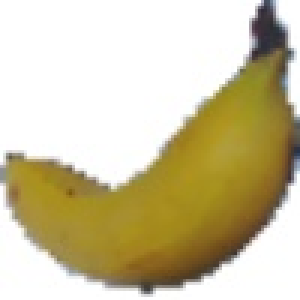
#> input picture data set creator/data/0_100.jpg, 100 x 100 px (shown 3 times larger); its folder holds 5 pictures in this run
$ jupyter execute --allow-errors final_image_sub_parts.ipynb   (shell and % lines are left out)
#> lines starting #> are read from the running program, lines starting #| are printed output that depends on the picture; after the words box and inside, x2 and y2 are one past the last pixel; in counts of white or black regions, pixels touching at a corner belong together
#> call 2 of load_images, with base_path = './data'
#> in load_images, x1 is the input picture: shape (100, 100, 3); mean R, G, B 206.4, 196.9, 163.1
#> in convert, `img=rgb2gray(img)`:
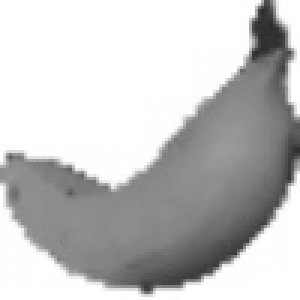
#> img: shape (100, 100) float64 (shown 3 times larger); min 0.171, max 1, mean 0.771
#> in convert, `img = feature.canny(img, 0.1, 0.2, 0.25)`:
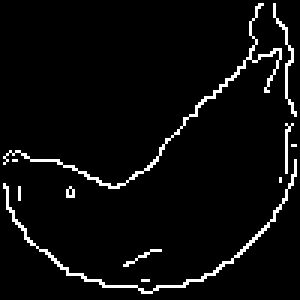
#> img: shape (100, 100) bool (shown 3 times larger); 4.5% white in thin lines or dots
#> the loop in change, `for i in img:` made 100 passes
#> after the loop in change, `for i in img:`: a = 100 items
#> call 2 of getfill, with path = './data/1.jpg'
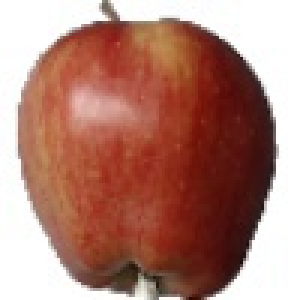
#> input picture data set creator/data/1.jpg, 100 x 100 px (shown 3 times larger)
#> in getfill, image is the input picture: shape (100, 100, 3); mean R, G, B 177, 130, 118.3
#> in getfill (call 2), `gray = rgb2gray(image)`:
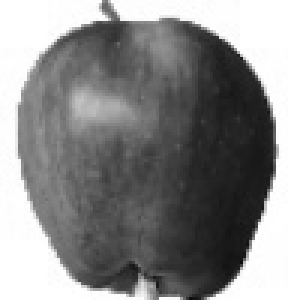
#> gray: shape (100, 100) float64 (shown 3 times larger); min 0.0486, max 1, mean 0.546
[cell 1]
from sklearn.cluster import KMeans
from collections import Counter
from matplotlib import pyplot as plt
import cv2
from sklearn.cluster import KMeans
from collections import Counter
from matplotlib import pyplot as plt
import cv2

Most dominant color finder
--
this function is used to find the most dominant color or the blend of most dominant color out for the image

- this program uses kmean clustering to find the most dominat color of all
- the default cluster are taken to be 6 ie predicts the blend of 6 most dominat colors but for our program we take 2 so we get white and the most dominant fruit color
- the color found form this functionis used to fill the fruit image

[cell 2]
#send the most dominat color except white
def findmin(arr):
    arr1=[0,0]
    for i in range (0,2):
        a0=arr[i][0]
        a1=arr[i][1]
        a2=arr[i][2]
        arr1[i]=abs(a0-a1)+abs(a0-a2)+abs(a1-a2)
    if(arr1[0]<arr1[1]):
        return arr[1]
    else:
        return arr[0]

#conver rbg to hexa decimal
def rgb2hex(rgb):
    hex = "#{:02x}{:02x}{:02x}".format(int(rgb[0]), int(rgb[1]), int(rgb[2]))
    return hex
#print(rgb2hex([255, 0, 0]))

def plot_image_info(path, k=6 ,show=False):
    # load image
#> called with path = './data/1.jpg', k = 2, show = False
    img_bgr = cv2.imread(path)
    img_rgb = cv2.cvtColor(img_bgr, cv2.COLOR_BGR2RGB)

    # resize image to speed up processing time
    resized_img_rgb = cv2.resize(img_rgb, (64, 64), interpolation=cv2.INTER_AREA)
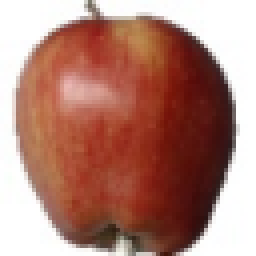
#> resized_img_rgb: shape (64, 64, 3) (shown 4 times larger); mean R, G, B 177, 130, 118.3

    # reshape the image to be a list of pixels
    img_list = resized_img_rgb.reshape((resized_img_rgb.shape[0] * resized_img_rgb.shape[1], 3))

    # cluster the pixels and assign labels
    clt = KMeans(n_clusters=k)
    labels = clt.fit_predict(img_list)
#> labels = 4096 values, max 1 at index 0, min 0 at index 22, mean 0.354

    # count labels to find most popular
    label_counts = Counter(labels)
#> label_counts = {1: 1448, 0: 2648}
    total_count = sum(label_counts.values())
#> total_count = 4096

    # subset out most popular centroid
    center_colors = list(clt.cluster_centers_)
    ordered_colors = [center_colors[i]/255 for i in label_counts.keys()]
#> ordered_colors = [[0.977, 0.968, 0.964], [0.539, 0.259, 0.19]]
    color_labels = [rgb2hex(ordered_colors[i]*255) for i in label_counts.keys()]
#> in rgb2hex, `hex = "#{:02x}{:02x}{:02x}".format(int(rgb[0]), int(rgb[1]), int(rgb[2..`: hex = '#894230'
#> color_labels = ['#894230', '#f9f6f5']
    arr=[ordered_colors[i]*255 for i in label_counts.keys()]
#> arr = [[137.6, 66.13, 48.54], [249.1, 246.7, 245.7]]
    #print(label_counts.values())
    #print(color_labels)
    if(show):
        # plots
        plt.figure(figsize=(14, 8))
        plt.subplot(221)
        plt.imshow(img_rgb)
        plt.axis('off')

        plt.subplot(222)
        #print("lables_count ",label_counts.values(),"\n color_labels",color_labels,"\nordered_color",ordered_colors)
        plt.pie(list(label_counts.values()), labels=color_labels, colors=ordered_colors)
        plt.axis('equal')
        plt.show()
    return arr
#return the most dominat color in the picture
def getcolor(path):
    arr=plot_image_info(path,2)
#> arr = [[137.6, 66.13, 48.54], [249.1, 246.7, 245.7]]
    return(findmin(arr))
#> the loop in findmin, `for i in range (0,2):` made 2 passes
#> after the loop in findmin, `for i in range (0,2):`: arr1 = [178, 6.73]

[cell 3]
from skimage import io
from skimage import feature
from skimage.color import rgb2gray
import os
from glob import glob
import numpy as np

ENCLOSED AREA FINDER
--
this whole function is to join the edges of the image so that it can the find the inside pixels to replace with dominat color
here this function

- `takes the image then converts it into rgb then to grayscale`
- `then finds its border edges`
- `thickens edges which are nessary and simultaneously removes any noise/unnessary edges present`
- `then joins the edges and create a closed encolsure`
- `removes extra pixelated values outside the outer edge`
- `sends the processed enclose area to which dominant color can be added`

[cell 4]
#function get FILL AREA

"""
this function point c takes input:

img - the image
x,y - the coordinate of the pixel calculate
m,n - the dimension of the fit matrix
t   - the threashold after which the pixel would be illuminated or removed

this function fits the matrix m,n to the neighbouring cell of the point x,y with padding considered #incases of edged border
then this function finds the no of pixelated value in the matrix m,n if the sum is above threashold the it return treu else
it return false

"""
# [13 lines left out: function pointc, not called in this run]


"""
this function is used to find the last or the first pixilated value in the whole image
vertically for a column
hrizontally for a row

img - image
x   - row no / column no
d   - "h" checking hrizontally / "v" checking vertically
t   - "l" last pixel / "f" first pixel

"""
#finding last pixeleted value
# [21 lines left out: function lastt, not called in this run]

'''
this function is for pre processing of data before it is sent for traning
this function takes the image the filter size the threashold and removal situation
the center of the filter is the pixel whoes value is to be checked
if the sum of all the pixels that lie within the filter is greater than or equal to the threashold then
the value of the pixel is made positive is the rem is true and the sum is less than the threashold then the value of rem is
made to be void/false/0 in  all other cases the values remain same
'''
# [33 lines left out: functions prepro, fill, not called in this run]

'''
fill II function to fill the remaning space so that we can get the pixel to fill color
this function takes the image after all the neighbouring cells are connected
this fill function gets the void area to which the dominat color has to be filled
'''
# [21 lines left out: function fill2, not called in this run]


def getfill(path):
    image = io.imread(path)
    gray = rgb2gray(image)
    edges1 = feature.canny(gray, 0.2, 0.75, 0.4)
    edges1=prepro(edges1,4,4,2)
    edges1=prepro(edges1,1,10,3,False)
    edges1=prepro(edges1,1,10,3,False)
    return(fill2(edges1))

[cell 5]
from skimage import io
from skimage import feature
from skimage.color import rgb2gray
import os
from glob import glob

[cell 6]
def convert(img):
    img=rgb2gray(img)
    img = feature.canny(img, 0.1, 0.2, 0.25)
    return img

def change(img):
    a=[]
    for i in img:
        s=[]
        for j in i:
            if j:
                s=s+[[255,255,255]]
            else:
                s=s+[[0,0,0]]
        a=a+[s]
    return a

This is the final function from which all the sub functions are called
--
this function loads all images form the respective dir and the store the pre-processed image the processed dir
- this function first imports the image
- then finds the canny edge
- then converts the image form binary form to rgb format
- then finds the fill area
- then finds the most dominat color for the image
- after finding the most dominat color
- it merges/overlays all the image following the priority
- toplayer the canny edge
- second layer the fill area with the most dominant color
- the bottom layer being the orignl image

[cell 7]
# [14 lines left out: function edge_grave, not called in this run]

def load_images(base_path):
    images = []
    path = os.path.join(base_path, '*.jpg')
    for image_path in glob(path):
        # [5 lines of commented-out code are left out]
        x1=io.imread(image_path)
        x2=convert(x1)
        x2=change(x2)
        x3=getfill(image_path)
        col=getcolor(image_path)
        #col=[ round(col[i]) for i in range(3) ]
        x5=edge_grave(x1,x2,x3,col)
        path1=image_path.replace('data','processed_data')
        io.imsave(path1,np.array(x5))

[cell 8]
def dircreate(path):
    try:
        os.makedirs(path)
    except OSError:
        print ("Creation of the directory %s failed" % path)
    else:
        print ("Successfully created the directory %s" % path)

[cell 9]
def call(fruits):
    for i in fruits:
        base_path='./data/'+i
        dircreate('./processed_data/'+i)
        load_images(base_path)

[cell 10]
fruits=['Apple','Banana','Mango','Kiwi','Lime']
fruuu=['test']

call(fruuu)

#> (a cell that did not finish here is left out)

#> (a cell that did not finish here is left out)

[cell 13]
col=getcolor('./data/1.jpg')
#> col = [137.6, 66.13, 48.54]
round(col[1])
#> Out = 66

[cell 14]
x1=io.imread('./data/1.jpg')
x2=convert(x1)
#> in convert (call 2), `img = feature.canny(img, 0.1, 0.2, 0.25)`:
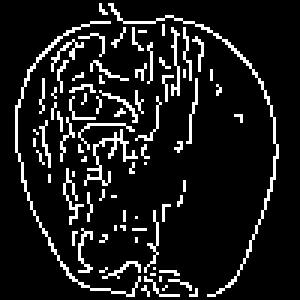
#> img: shape (100, 100) bool (shown 3 times larger); 10.9% white in thin lines or dots, all inside (x1, y1, x2, y2) = (5, 1, 93, 99)
x2=change(x2)
#> the loop in change (call 2), `for i in img:` made 100 passes
#> x2 = 100 items

[cell 15]
io.imshow(x2)

#> (a cell that did not finish here is left out)

[cell 17]
#print(x3)

[cell 18]
#io.imsave('./data/2.jpg',np.array(x5))
#np.array(x5)

#> (a cell that did not finish here is left out)

#> (a cell that did not finish here is left out)

#> (a cell that did not finish here is left out)

#> (a cell that did not finish here is left out)
